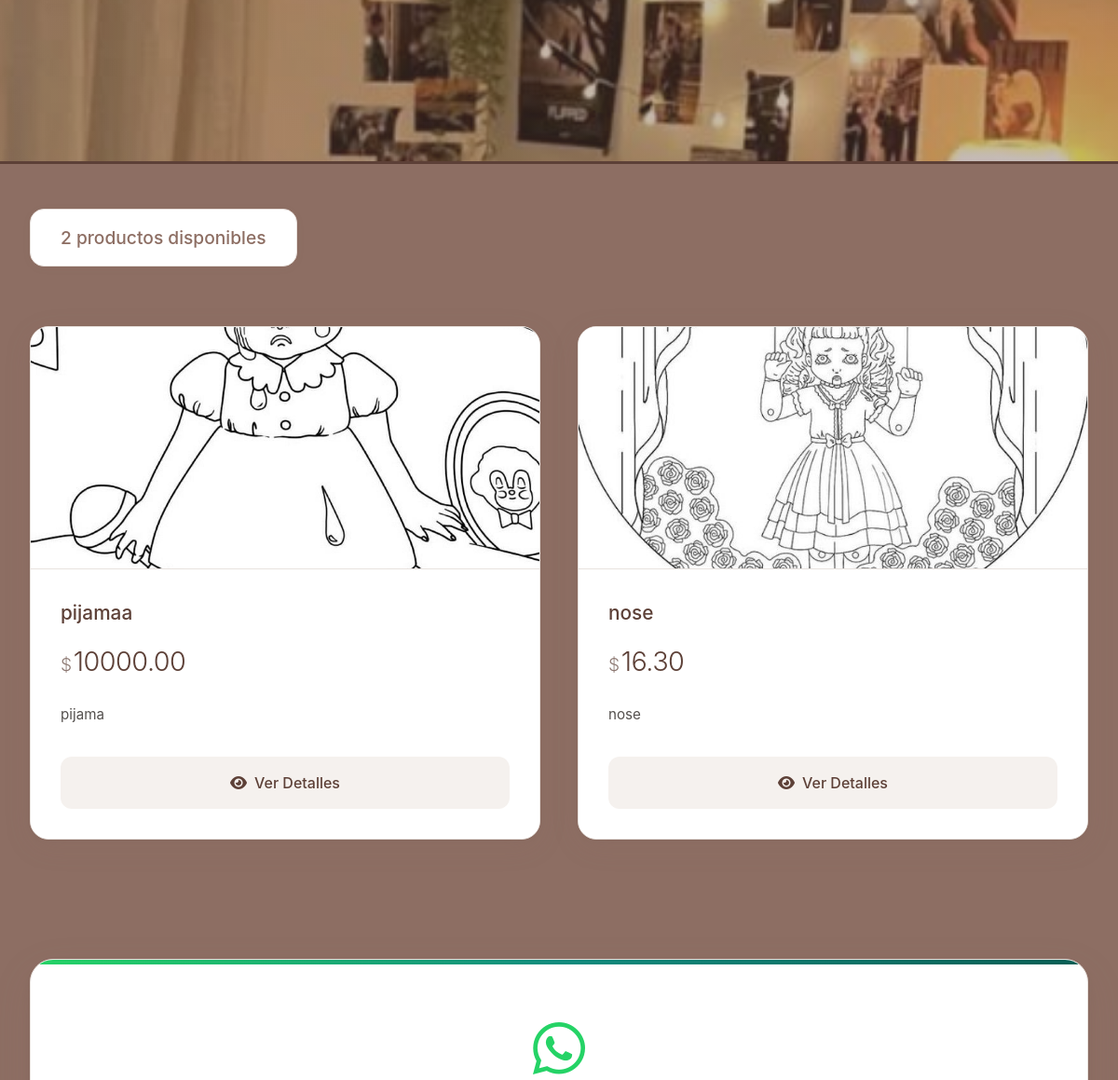
The app's page / (middle part), older data.
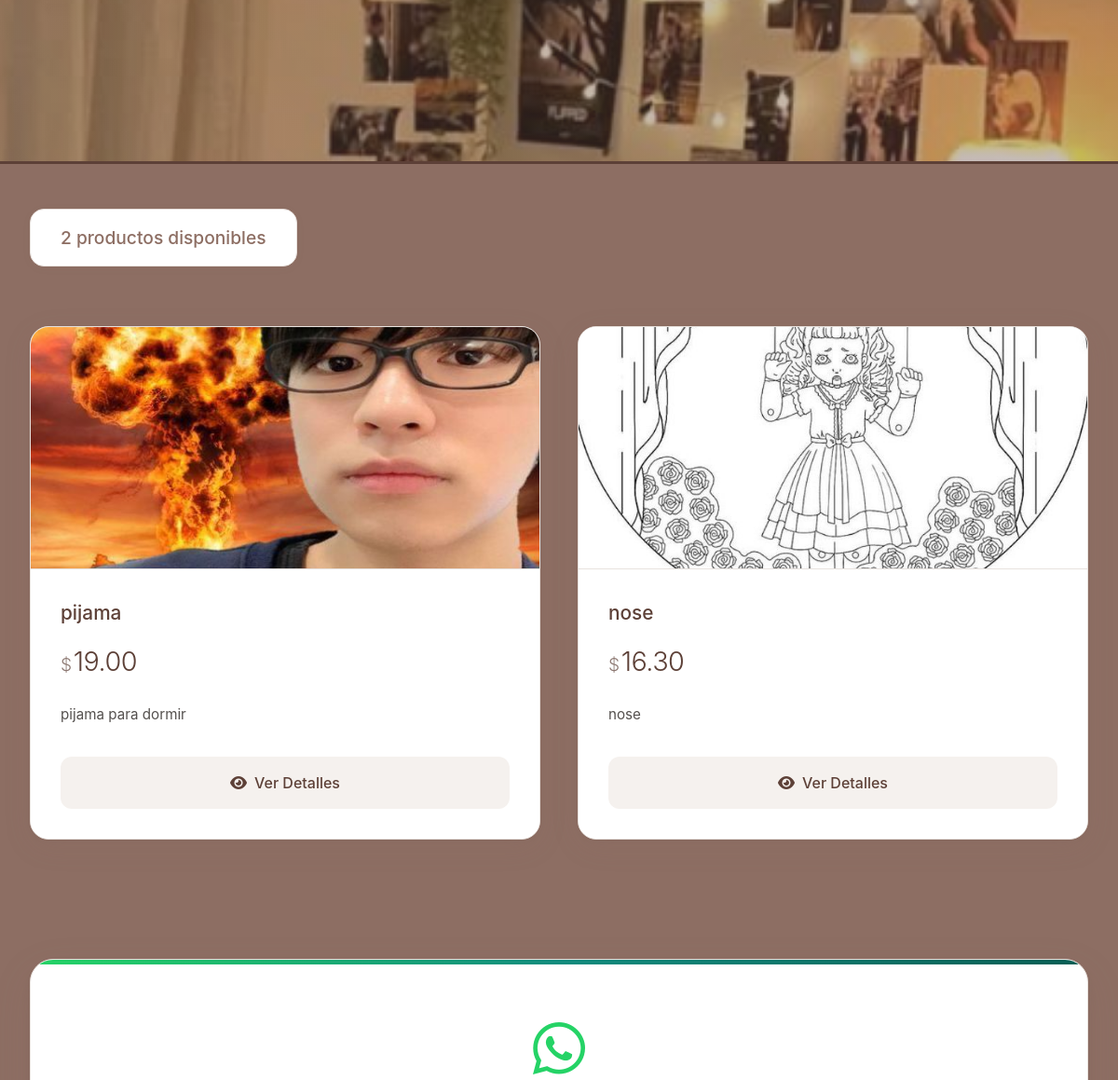
The same page, newer data.
### products/models.py (models this page shows, shortened)
class Pijama(models.Model):
    nombre = models.CharField(
        max_length=100,
        verbose_name="Nombre del pijama"
    )
    descripcion = models.TextField(
        verbose_name="Descripción",
        help_text="Describe las características del pijama"
    )
    precio = models.DecimalField(
        max_digits=10,
        decimal_places=2,
        validators=[MinValueValidator(0)],
        verbose_name="Precio"
    )
    imagen = models.ImageField(
        upload_to='pijamas/',
        verbose_name="Imagen del pijama",
        help_text="Sube una imagen del pijama"
    )
    fecha_creacion = models.DateTimeField(
        auto_now_add=True,
        verbose_name="Fecha de creación"
    )
    disponible = models.BooleanField(
        default=True,
        verbose_name="Disponible"
    )
    class Meta:
        verbose_name = "Pijama"
        verbose_name_plural = "Pijamas"
        ordering = ['-fecha_creacion']

### products/views.py (the view)
# urls.py: path('', listproducts.as_view(), name='lista_productos'),
class listproducts(listView):
    model = Pijama
    template_name = 'home.html'
    context_object_name = 'productos'

### template/home.html (shortened to what this page needs)
{% extends 'includes/navbar.html' %}
{% block content %}
{% load static %}
<div class="page-header">
</div>
<div class="products-controls">
    <div class="products-count">{{ productos|length }} producto{{ productos|length|pluralize }} disponible{{ productos|length|pluralize }}</div>
</div>
<div class="productos-container">
    {% for producto in productos %}
    <div class="producto-card">
        <div class="producto-imagen">
            {% if producto.imagen %}
                <img src="{{ producto.imagen.url }}" alt="{{ producto.nombre }}" class="img-fluid">
            {% else %}
                <div class="sin-imagen">
                    <i class="fas fa-tshirt"></i>
                    Imagen no disponible
                </div>
            {% endif %}
        </div>
        <div class="producto-info">
            <h3 class="producto-nombre">
                <a href="{% url 'detalle_producto' producto.id %}" class="producto-link">
                    {{ producto.nombre }}
                </a>
            </h3>
            <p class="producto-precio">{{ producto.precio }}</p>
            {% if producto.descripcion %}
            <p class="producto-descripcion">{{ producto.descripcion|truncatewords:20 }}</p>
            {% endif %}
            <div class="producto-actions">
                <a href="{% url 'detalle_producto' producto.id %}" class="btn-ver">
                    <i class="fas fa-eye me-2"></i>Ver Detalles
                </a>
            </div>
        </div>
    </div>
    {% empty %}
    <div class="no-productos">
        <i class="fas fa-search"></i>
        <p>No hay productos disponibles</p>
        <p class="subtext">Estamos trabajando en nuevas incorporaciones</p>
    </div>
    {% endfor %}
</div>
<div class="whatsapp-section">
    <div class="whatsapp-container">
        <div class="whatsapp-icon">
            <i class="fab fa-whatsapp"></i>
        </div>
    </div>
</div>
{% endblock %}

Row changes from the older to the newer data that the page shows:
removed Pijama: imagen (picture), nombre "pijamaa", precio "10000.00", descripcion "pijama"
added Pijama: imagen (picture), nombre "pijama", precio "19.00", descripcion "pijama para dormir"
